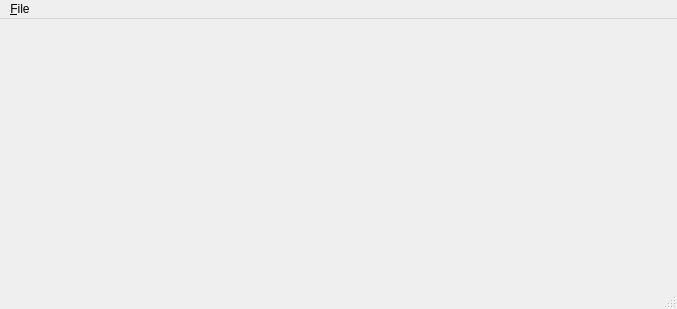
<?xml version="1.0" encoding="UTF-8"?>
<ui version="4.0">
 <class>MainWindow</class>
 <widget class="QMainWindow" name="MainWindow">
  <property name="geometry">
   <rect>
    <x>0</x>
    <y>0</y>
    <width>677</width>
    <height>309</height>
   </rect>
  </property>
  <property name="windowTitle">
   <string>MainWindow</string>
  </property>
  <property name="windowIcon">
   <iconset resource="QtSkeleton.qrc">
    <normaloff>:/ico/QtSkeleton.ico</normaloff>:/ico/QtSkeleton.ico</iconset>
  </property>
  <widget class="QWidget" name="centralwidget"/>
  <widget class="QMenuBar" name="menubar">
   <property name="geometry">
    <rect>
     <x>0</x>
     <y>0</y>
     <width>677</width>
     <height>21</height>
    </rect>
   </property>
   <widget class="QMenu" name="menu_File">
    <property name="title">
     <string>&amp;File</string>
    </property>
    <addaction name="action_Quit"/>
   </widget>
   <addaction name="menu_File"/>
  </widget>
  <widget class="QStatusBar" name="statusbar"/>
  <action name="action_Quit">
   <property name="text">
    <string>&amp;Quit</string>
   </property>
  </action>
 </widget>
 <resources>
  <include location="QtSkeleton.qrc"/>
 </resources>
 <connections/>
</ui>
